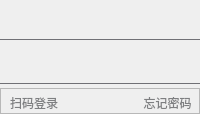
                <widget class="QWidget" name="tab_login2">
                 <property name="styleSheet">
                  <string notr="true"/>
                 </property>
                 <attribute name="title">
                  <string>账号登录</string>
                 </attribute>
                 <layout class="QVBoxLayout" name="verticalLayout_11">
                  <property name="spacing">
                   <number>0</number>
                  </property>
                  <property name="leftMargin">
                   <number>0</number>
                  </property>
                  <property name="topMargin">
                   <number>0</number>
                  </property>
                  <property name="rightMargin">
                   <number>0</number>
                  </property>
                  <property name="bottomMargin">
                   <number>0</number>
                  </property>
                  <item>
                   <layout class="QVBoxLayout" name="verticalLayout_10">
                    <property name="spacing">
                     <number>4</number>
                    </property>
                    <item>
                     <widget class="QFrame" name="frame_account2">
                      <property name="minimumSize">
                       <size>
                        <width>0</width>
                        <height>40</height>
                       </size>
                      </property>
                      <property name="maximumSize">
                       <size>
                        <width>16777215</width>
                        <height>40</height>
                       </size>
                      </property>
                      <property name="styleSheet">
                       <string notr="true">QFrame
{
border: 0px solid rgba(58, 58, 65,0.7);
border-bottom-width: 1px;
}</string>
                      </property>
                      <property name="frameShape">
                       <enum>QFrame::StyledPanel</enum>
                      </property>
                      <property name="frameShadow">
                       <enum>QFrame::Raised</enum>
                      </property>
                      <layout class="QVBoxLayout" name="verticalLayout_8">
                       <property name="spacing">
                        <number>0</number>
                       </property>
                       <property name="leftMargin">
                        <number>0</number>
                       </property>
                       <property name="topMargin">
                        <number>0</number>
                       </property>
                       <property name="rightMargin">
                        <number>0</number>
                       </property>
                       <property name="bottomMargin">
                        <number>1</number>
                       </property>
                       <item>
                        <widget class="QLineEdit" name="lineEdit_account">
                         <property name="minimumSize">
                          <size>
                           <width>0</width>
                           <height>30</height>
                          </size>
                         </property>
                         <property name="maximumSize">
                          <size>
                           <width>16777215</width>
                           <height>30</height>
                          </size>
                         </property>
                         <property name="styleSheet">
                          <string notr="true">QLineEdit
{
border:  none;
color: white;
font: 75 10pt &quot;Microsoft YaHei UI&quot;;
padding-left: 5px;
background-color: transparent;
}

QLineEdit:hover
{

}

</string>
                         </property>
                         <property name="text">
                          <string/>
                         </property>
                        </widget>
                       </item>
                      </layout>
                     </widget>
                    </item>
                    <item>
                     <widget class="QFrame" name="frame_passwd2">
                      <property name="minimumSize">
                       <size>
                        <width>0</width>
                        <height>40</height>
                       </size>
                      </property>
                      <property name="maximumSize">
                       <size>
                        <width>16777215</width>
                        <height>40</height>
                       </size>
                      </property>
                      <property name="styleSheet">
                       <string notr="true">QFrame
{
border: 0px solid rgba(58, 58, 65,0.7);
border-bottom-width: 1px;
}</string>
                      </property>
                      <property name="frameShape">
                       <enum>QFrame::StyledPanel</enum>
                      </property>
                      <property name="frameShadow">
                       <enum>QFrame::Raised</enum>
                      </property>
                      <layout class="QVBoxLayout" name="verticalLayout_9">
                       <property name="leftMargin">
                        <number>0</number>
                       </property>
                       <property name="topMargin">
                        <number>0</number>
                       </property>
                       <property name="rightMargin">
                        <number>0</number>
                       </property>
                       <property name="bottomMargin">
                        <number>1</number>
                       </property>
                       <item>
                        <widget class="QLineEdit" name="lineEdit_userpwd">
                         <property name="minimumSize">
                          <size>
                           <width>0</width>
                           <height>30</height>
                          </size>
                         </property>
                         <property name="maximumSize">
                          <size>
                           <width>16777215</width>
                           <height>30</height>
                          </size>
                         </property>
                         <property name="styleSheet">
                          <string notr="true">QLineEdit
{
border:  none;
color: white;
font: 75 10pt &quot;Microsoft YaHei UI&quot;;
padding-left: 5px;
background-color: transparent;
}

QLineEdit:hover
{

}

</string>
                         </property>
                         <property name="text">
                          <string/>
                         </property>
                        </widget>
                       </item>
                      </layout>
                     </widget>
                    </item>
                    <item>
                     <widget class="QFrame" name="frame_forgotPwd">
                      <property name="minimumSize">
                       <size>
                        <width>0</width>
                        <height>26</height>
                       </size>
                      </property>
                      <property name="maximumSize">
                       <size>
                        <width>16777215</width>
                        <height>26</height>
                       </size>
                      </property>
                      <property name="styleSheet">
                       <string notr="true"/>
                      </property>
                      <property name="frameShape">
                       <enum>QFrame::StyledPanel</enum>
                      </property>
                      <property name="frameShadow">
                       <enum>QFrame::Raised</enum>
                      </property>
                      <layout class="QHBoxLayout" name="horizontalLayout_18">
                       <property name="spacing">
                        <number>0</number>
                       </property>
                       <property name="leftMargin">
                        <number>0</number>
                       </property>
                       <property name="topMargin">
                        <number>0</number>
                       </property>
                       <property name="rightMargin">
                        <number>0</number>
                       </property>
                       <property name="bottomMargin">
                        <number>0</number>
                       </property>
                       <item>
                        <layout class="QHBoxLayout" name="horizontalLayout_17">
                         <item>
                          <widget class="QPushButton" name="pushButton_scanCode">
                           <property name="minimumSize">
                            <size>
                             <width>60</width>
                             <height>25</height>
                            </size>
                           </property>
                           <property name="maximumSize">
                            <size>
                             <width>60</width>
                             <height>25</height>
                            </size>
                           </property>
                           <property name="styleSheet">
                            <string notr="true">QPushButton
{
border: none;
color: #7e7f81;
margin-top:3px;
margin-left: 0px;
text-align: right;
padding-right:3px;
background-color: transparent;
}

QPushButton:hover
{
color: white;
}</string>
                           </property>
                           <property name="text">
                            <string>扫码登录</string>
                           </property>
                          </widget>
                         </item>
                         <item>
                          <spacer name="horizontalSpacer_5">
                           <property name="orientation">
                            <enum>Qt::Horizontal</enum>
                           </property>
                           <property name="sizeHint" stdset="0">
                            <size>
                             <width>40</width>
                             <height>20</height>
                            </size>
                           </property>
                          </spacer>
                         </item>
                         <item>
                          <widget class="QPushButton" name="pushButton_forgotPwd">
                           <property name="minimumSize">
                            <size>
                             <width>60</width>
                             <height>25</height>
                            </size>
                           </property>
                           <property name="maximumSize">
                            <size>
                             <width>60</width>
                             <height>25</height>
                            </size>
                           </property>
                           <property name="styleSheet">
                            <string notr="true">QPushButton
{
border: none;
color: #7e7f81;
margin-top:3px;
margin-left: 0px;
text-align: center;
padding-right:3px;
background-color: transparent;
}

QPushButton:hover
{
color: white;
}</string>
                           </property>
                           <property name="text">
                            <string>忘记密码</string>
                           </property>
                          </widget>
                         </item>
                        </layout>
                       </item>
                      </layout>
                     </widget>
                    </item>
                   </layout>
                  </item>
                 </layout>
                </widget>
